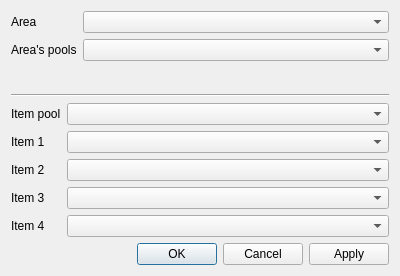
<?xml version="1.0" encoding="UTF-8"?>
<ui version="4.0">
 <class>ItemPoolEditor</class>
 <widget class="QDialog" name="ItemPoolEditor">
  <property name="geometry">
   <rect>
    <x>0</x>
    <y>0</y>
    <width>400</width>
    <height>276</height>
   </rect>
  </property>
  <property name="windowTitle">
   <string>Item Pool Editor</string>
  </property>
  <layout class="QVBoxLayout" name="verticalLayout">
   <item>
    <layout class="QFormLayout" name="formLayout_2">
     <item row="0" column="0">
      <widget class="QLabel" name="label_6">
       <property name="text">
        <string>Area</string>
       </property>
      </widget>
     </item>
     <item row="1" column="0">
      <widget class="QLabel" name="label_7">
       <property name="text">
        <string>Area's pools</string>
       </property>
      </widget>
     </item>
     <item row="0" column="1">
      <widget class="QComboBox" name="area_index"/>
     </item>
     <item row="1" column="1">
      <widget class="QComboBox" name="pools_for_area"/>
     </item>
    </layout>
   </item>
   <item>
    <widget class="Line" name="line">
     <property name="orientation">
      <enum>Qt::Horizontal</enum>
     </property>
    </widget>
   </item>
   <item>
    <layout class="QFormLayout" name="formLayout">
     <property name="fieldGrowthPolicy">
      <enum>QFormLayout::AllNonFixedFieldsGrow</enum>
     </property>
     <item row="0" column="0">
      <widget class="QLabel" name="label">
       <property name="text">
        <string>Item pool</string>
       </property>
      </widget>
     </item>
     <item row="0" column="1">
      <widget class="QComboBox" name="item_pool_index"/>
     </item>
     <item row="1" column="0">
      <widget class="QLabel" name="label_2">
       <property name="text">
        <string>Item 1</string>
       </property>
      </widget>
     </item>
     <item row="2" column="0">
      <widget class="QLabel" name="label_3">
       <property name="text">
        <string>Item 2</string>
       </property>
      </widget>
     </item>
     <item row="3" column="0">
      <widget class="QLabel" name="label_4">
       <property name="text">
        <string>Item 3</string>
       </property>
      </widget>
     </item>
     <item row="4" column="0">
      <widget class="QLabel" name="label_5">
       <property name="text">
        <string>Item 4</string>
       </property>
      </widget>
     </item>
     <item row="1" column="1">
      <widget class="QComboBox" name="item_1"/>
     </item>
     <item row="2" column="1">
      <widget class="QComboBox" name="item_2"/>
     </item>
     <item row="3" column="1">
      <widget class="QComboBox" name="item_3"/>
     </item>
     <item row="4" column="1">
      <widget class="QComboBox" name="item_4"/>
     </item>
    </layout>
   </item>
   <item>
    <widget class="QDialogButtonBox" name="buttonBox">
     <property name="standardButtons">
      <set>QDialogButtonBox::Apply|QDialogButtonBox::Cancel|QDialogButtonBox::Ok</set>
     </property>
    </widget>
   </item>
  </layout>
 </widget>
 <resources/>
 <connections/>
</ui>
